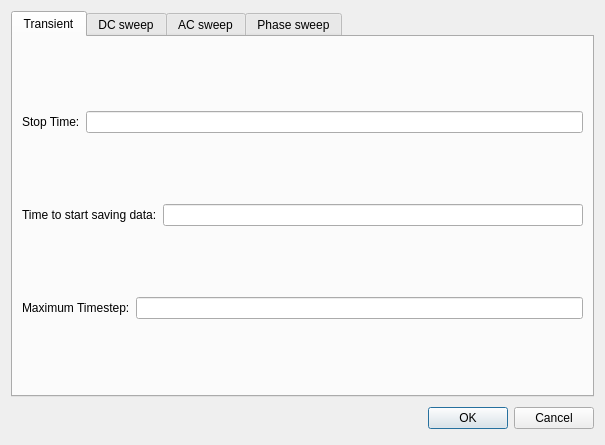
<?xml version="1.0" encoding="UTF-8"?>
<ui version="4.0">
 <class>RunDialog</class>
 <widget class="QDialog" name="RunDialog">
  <property name="geometry">
   <rect>
    <x>0</x>
    <y>0</y>
    <width>605</width>
    <height>445</height>
   </rect>
  </property>
  <property name="windowTitle">
   <string>Dialog</string>
  </property>
  <layout class="QGridLayout" name="gridLayout">
   <item row="1" column="0">
    <layout class="QHBoxLayout">
     <property name="spacing">
      <number>6</number>
     </property>
     <property name="margin" stdset="0">
      <number>0</number>
     </property>
     <item>
      <spacer>
       <property name="orientation">
        <enum>Qt::Orientation::Horizontal</enum>
       </property>
       <property name="sizeHint" stdset="0">
        <size>
         <width>131</width>
         <height>31</height>
        </size>
       </property>
      </spacer>
     </item>
     <item>
      <widget class="QPushButton" name="okButton">
       <property name="text">
        <string>OK</string>
       </property>
      </widget>
     </item>
     <item>
      <widget class="QPushButton" name="cancelButton">
       <property name="text">
        <string>Cancel</string>
       </property>
      </widget>
     </item>
    </layout>
   </item>
   <item row="0" column="0">
    <widget class="QTabWidget" name="tabWidget">
     <property name="currentIndex">
      <number>0</number>
     </property>
     <widget class="QWidget" name="tab">
      <attribute name="title">
       <string>Transient</string>
      </attribute>
      <layout class="QGridLayout" name="gridLayout_2">
       <item row="0" column="0">
        <layout class="QHBoxLayout" name="horizontalLayout_3">
         <item>
          <widget class="QLabel" name="StopTime_label">
           <property name="text">
            <string>Stop Time:</string>
           </property>
          </widget>
         </item>
         <item>
          <widget class="QLineEdit" name="StopTime_edit"/>
         </item>
        </layout>
       </item>
       <item row="1" column="0">
        <layout class="QHBoxLayout" name="horizontalLayout_2">
         <item>
          <widget class="QLabel" name="Time2StartSavingData_label">
           <property name="text">
            <string>Time to start saving data:</string>
           </property>
          </widget>
         </item>
         <item>
          <widget class="QLineEdit" name="Time2StartSavingData_edit"/>
         </item>
        </layout>
       </item>
       <item row="2" column="0">
        <layout class="QHBoxLayout" name="horizontalLayout">
         <item>
          <widget class="QLabel" name="MaximumTimestep_label">
           <property name="text">
            <string>Maximum Timestep:</string>
           </property>
          </widget>
         </item>
         <item>
          <widget class="QLineEdit" name="MaximumTimestep_edit"/>
         </item>
        </layout>
       </item>
      </layout>
     </widget>
     <widget class="QWidget" name="tab_2">
      <attribute name="title">
       <string>DC sweep</string>
      </attribute>
      <layout class="QGridLayout" name="gridLayout_3">
       <item row="0" column="0">
        <layout class="QHBoxLayout" name="horizontalLayout_4">
         <item>
          <widget class="QLabel" name="SourceName2_label">
           <property name="text">
            <string>Source Name:</string>
           </property>
          </widget>
         </item>
         <item>
          <widget class="QLineEdit" name="SourceName2_edit"/>
         </item>
        </layout>
       </item>
       <item row="1" column="0">
        <layout class="QHBoxLayout" name="horizontalLayout_5">
         <item>
          <widget class="QLabel" name="StartVoltage_label">
           <property name="text">
            <string>Start Voltage:</string>
           </property>
          </widget>
         </item>
         <item>
          <widget class="QLineEdit" name="StartVoltage_edit"/>
         </item>
        </layout>
       </item>
       <item row="2" column="0">
        <layout class="QHBoxLayout" name="horizontalLayout_6">
         <item>
          <widget class="QLabel" name="EndVoltage_label">
           <property name="text">
            <string>End Voltage:</string>
           </property>
          </widget>
         </item>
         <item>
          <widget class="QLineEdit" name="EndVoltage_edit"/>
         </item>
        </layout>
       </item>
       <item row="3" column="0">
        <layout class="QHBoxLayout" name="horizontalLayout_7">
         <item>
          <widget class="QLabel" name="NumberOfPoints2_label">
           <property name="text">
            <string>Number of Points:</string>
           </property>
          </widget>
         </item>
         <item>
          <widget class="QLineEdit" name="NumberOfPoints2_edit"/>
         </item>
        </layout>
       </item>
      </layout>
     </widget>
     <widget class="QWidget" name="tab_3">
      <attribute name="title">
       <string>AC sweep</string>
      </attribute>
      <layout class="QGridLayout" name="gridLayout_4">
       <item row="0" column="0">
        <layout class="QHBoxLayout" name="horizontalLayout_8">
         <item>
          <widget class="QLabel" name="SourceName3_label">
           <property name="text">
            <string>Source Name:</string>
           </property>
          </widget>
         </item>
         <item>
          <widget class="QLineEdit" name="SourceName3_edit"/>
         </item>
        </layout>
       </item>
       <item row="1" column="0">
        <layout class="QHBoxLayout" name="horizontalLayout_9">
         <item>
          <layout class="QVBoxLayout" name="verticalLayout">
           <item>
            <widget class="QLabel" name="TypeOfSweep_label">
             <property name="text">
              <string>Type of Sweep:</string>
             </property>
            </widget>
           </item>
           <item>
            <spacer name="verticalSpacer">
             <property name="orientation">
              <enum>Qt::Orientation::Vertical</enum>
             </property>
             <property name="sizeType">
              <enum>QSizePolicy::Policy::Minimum</enum>
             </property>
             <property name="sizeHint" stdset="0">
              <size>
               <width>20</width>
               <height>40</height>
              </size>
             </property>
            </spacer>
           </item>
          </layout>
         </item>
         <item>
          <layout class="QVBoxLayout" name="verticalLayout_2">
           <item>
            <widget class="QRadioButton" name="Octave_RB">
             <property name="text">
              <string>Octave</string>
             </property>
            </widget>
           </item>
           <item>
            <widget class="QRadioButton" name="Decade_RB">
             <property name="text">
              <string>Decade</string>
             </property>
            </widget>
           </item>
           <item>
            <widget class="QRadioButton" name="Linear_RB">
             <property name="text">
              <string>Linear</string>
             </property>
            </widget>
           </item>
          </layout>
         </item>
        </layout>
       </item>
       <item row="2" column="0">
        <layout class="QHBoxLayout" name="horizontalLayout_10">
         <item>
          <widget class="QLabel" name="StartFrequncy_label">
           <property name="text">
            <string>Start Frequency:</string>
           </property>
          </widget>
         </item>
         <item>
          <widget class="QLineEdit" name="StartFrequncy_edit"/>
         </item>
        </layout>
       </item>
       <item row="3" column="0">
        <layout class="QHBoxLayout" name="horizontalLayout_11">
         <item>
          <widget class="QLabel" name="EndFrequency_label">
           <property name="text">
            <string>End Frequency:</string>
           </property>
          </widget>
         </item>
         <item>
          <widget class="QLineEdit" name="EndFrequency_edit"/>
         </item>
        </layout>
       </item>
       <item row="4" column="0">
        <layout class="QHBoxLayout" name="horizontalLayout_12">
         <item>
          <widget class="QLabel" name="NumberOfPoints3_label">
           <property name="text">
            <string>Number of Points:</string>
           </property>
          </widget>
         </item>
         <item>
          <widget class="QLineEdit" name="NumberOfPoints3_edit"/>
         </item>
        </layout>
       </item>
      </layout>
     </widget>
     <widget class="QWidget" name="tab_4">
      <attribute name="title">
       <string>Phase sweep</string>
      </attribute>
      <layout class="QGridLayout" name="gridLayout_5">
       <item row="0" column="0">
        <layout class="QHBoxLayout" name="horizontalLayout_13">
         <item>
          <widget class="QLabel" name="SourceName4_label">
           <property name="text">
            <string>Source Name:</string>
           </property>
          </widget>
         </item>
         <item>
          <widget class="QLineEdit" name="SourceName4_edit"/>
         </item>
        </layout>
       </item>
       <item row="1" column="0">
        <layout class="QHBoxLayout" name="horizontalLayout_14">
         <item>
          <widget class="QLabel" name="BaseFrequency_label">
           <property name="text">
            <string>Base Frequency:</string>
           </property>
          </widget>
         </item>
         <item>
          <widget class="QLineEdit" name="BaseFrequency_edit"/>
         </item>
        </layout>
       </item>
       <item row="2" column="0">
        <layout class="QHBoxLayout" name="horizontalLayout_15">
         <item>
          <widget class="QLabel" name="StartPhase_label">
           <property name="text">
            <string>Start Phase:</string>
           </property>
          </widget>
         </item>
         <item>
          <widget class="QLineEdit" name="StartPhase_edit"/>
         </item>
        </layout>
       </item>
       <item row="3" column="0">
        <layout class="QHBoxLayout" name="horizontalLayout_16">
         <item>
          <widget class="QLabel" name="EndPhase_label">
           <property name="text">
            <string>End Phase:</string>
           </property>
          </widget>
         </item>
         <item>
          <widget class="QLineEdit" name="EndPhase_edit"/>
         </item>
        </layout>
       </item>
       <item row="4" column="0">
        <layout class="QHBoxLayout" name="horizontalLayout_17">
         <item>
          <widget class="QLabel" name="NumberOfPoints4_label">
           <property name="text">
            <string>Number of Points:</string>
           </property>
          </widget>
         </item>
         <item>
          <widget class="QLineEdit" name="NumberOfPoints_edit"/>
         </item>
        </layout>
       </item>
      </layout>
     </widget>
    </widget>
   </item>
  </layout>
 </widget>
 <resources/>
 <connections>
  <connection>
   <sender>okButton</sender>
   <signal>clicked()</signal>
   <receiver>RunDialog</receiver>
   <slot>accept()</slot>
   <hints>
    <hint type="sourcelabel">
     <x>278</x>
     <y>253</y>
    </hint>
    <hint type="destinationlabel">
     <x>96</x>
     <y>254</y>
    </hint>
   </hints>
  </connection>
  <connection>
   <sender>cancelButton</sender>
   <signal>clicked()</signal>
   <receiver>RunDialog</receiver>
   <slot>reject()</slot>
   <hints>
    <hint type="sourcelabel">
     <x>369</x>
     <y>253</y>
    </hint>
    <hint type="destinationlabel">
     <x>179</x>
     <y>282</y>
    </hint>
   </hints>
  </connection>
 </connections>
</ui>
